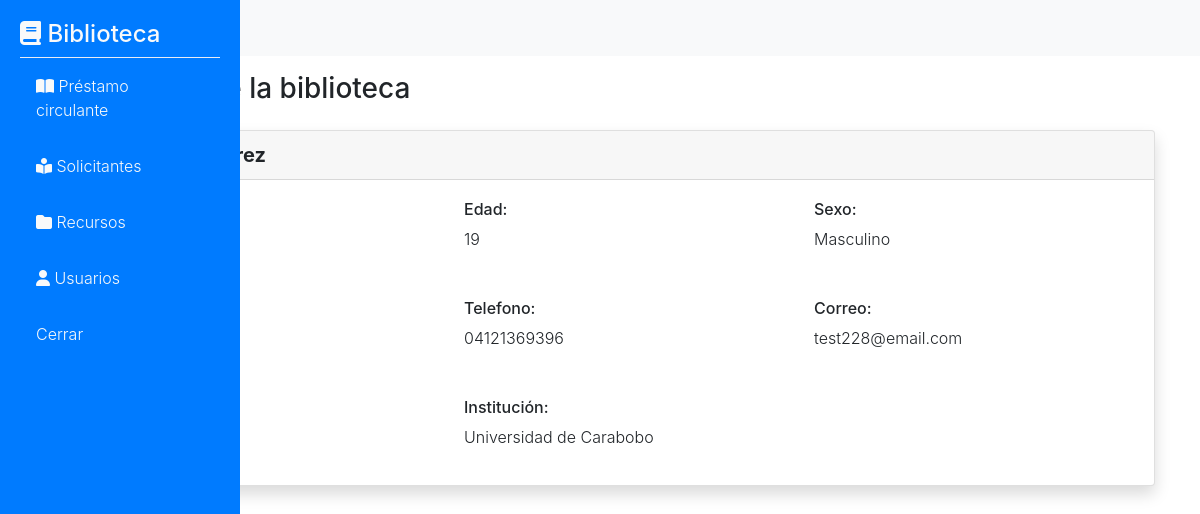
The page /src/index.php?controller=solicitante&action=viewbyid&id=9 (signed in) on the database its author committed.
### tables this page shows
CREATE TABLE `solicitantes` (
  `id_sol` int(11) NOT NULL,
  `nom_sol` varchar(255) NOT NULL,
  `ape_sol` varchar(255) NOT NULL,
  `ced_sol` int(11) NOT NULL,
  `edad_sol` int(11) NOT NULL,
  `tlf_sol` varchar(11) NOT NULL,
  `dir_sol` varchar(255) NOT NULL,
  `corr_sol` varchar(255) NOT NULL,
  `sex_sol` varchar(255) NOT NULL,
  `ocup_sol` int(11) NOT NULL,
  `inst_sol` int(11) DEFAULT NULL
);

CREATE TABLE `instituciones` (
  `id_inst` int(11) NOT NULL,
  `nom_inst` varchar(255) NOT NULL,
  `dir_inst` varchar(255) NOT NULL,
  `tel_inst` varchar(255) NOT NULL
);

### src/core/controller_base.php (called while the page is built, shortened)
<?php
    class controllerBase {
        public function view ($view, $datos, $array=array()) {
            foreach ($datos as $id_assoc => $values) {
                $array[$id_assoc] = $values;
            }
            $response = $array;
            require_once VIEW_PATH . '/' . $view . '_view.php';
        }
    }

### src/core/db_abstract.php (called while the page is built, shortened)
<?php
    abstract class dbAbstractModel {
        private static $host, $user, $passwd;
        protected $db, $query;
        private $conn;
        public function __construct () {
            $config_database = require_once 'config/config_database.php';
            self::$host = $config_database['host'] ?? 'localhost';
            self::$user = $config_database['user'] ?? 'root';
            self::$passwd = $config_database['passwd'] ?? '';
            $this->db = $config_database['db'] ?? 'biblioteca-publica-agustin-codazzi';
        }
        protected function open_connection_db () {
            $this->conn = new mysqli(self::$host, self::$user, self::$passwd, $this->db);
        }
        public function get_result_from_query () {
            if (!$result = $this->conn->query($this->query)) echo $this->conn->error;
        }
    }

### src/config/config_database.php (called while the page is built)
<?php
    return array(
        'host' => 'localhost',
        'user' => 'root',
        'passwd' => '',
        'db' => 'biblioteca-publica-agustin-codazzi'
    );

### src/models/solicitante_model.php (called while the page is built, shortened)
<?php
    require_once 'core/db_abstract.php';
    class solicitanteModel extends dbAbstractModel {
        public function getById () {
            $this->query = 'SELECT s.id_sol AS idSol, s.nom_sol AS nomSol, s.ape_sol AS apeSol,  s.ced_sol AS cedSol, s.corr_sol AS corrSol, s.dir_sol AS dirSol, s.edad_sol AS edadSol, s.sex_sol AS sexSol, s.tlf_sol AS teleSol, o.id_ocup AS idOcup, o.nom_ocup AS nomOcup, i.id_inst AS idInst, i.nom_inst AS nomInst FROM solicitantes s INNER JOIN ocupacion o ON s.ocup_sol = o.id_ocup INNER JOIN instituciones i ON s.inst_sol = i.id_inst WHERE id_sol=' . $_GET['id'];
            $this->get_result_from_query();
            return $this->rows;
        }
    }

### src/views/solicitantesView/partialsSolicitantes/solicitanteViewById.php (the view, shortened to what this page needs)
<div class="container mt-3">
    <div class="d-sm-flex align-items-center justify-content-between mb-4">
        <h1 class="h3 mb-0 text-gray-800">Solicitantes de la biblioteca</h1>
    </div>
    <?php foreach ($result as $clave) : ?>
        <div class="card ml-5 mb-5 shadow">
            <div class="card-header">
                <h5 class="m-0 font-weight-bold"><?php echo $clave['nomSol'] ?> <?php echo $clave['apeSol'] ?></h5>
            </div>
            <div class="card-body">
                <div class="row mb-5">
                    <div class="col">
                        <h6>Cédula: </h6>
                    </div>
                    <div class="col">
                        <h6>Edad: </h6>
                        <?php echo $clave['edadSol'] ?>
                    </div>
                    <div class="col">
                        <h6>Sexo: </h6>
                        <?php echo $clave['sexSol'] ?>
                    </div>
                </div>
                <div class="row mb-5">
                    <div class="col">
                        <h6>Dirección: </h6>
                    </div>
                    <div class="col">
                        <h6>Telefono: </h6>
                        <?php echo $clave['teleSol'] ?>
                    </div>
                    <div class="col">
                        <h6>Correo:</h6>
                        <?php echo $clave['corrSol'] ?>
                    </div>
                </div>
                <div class="row mb-3">
                    <div class="col">
                        <h6>Ocupación:</h6>
                    </div>
                    <div class="col">
                        <h6>Institución:</h6>
                        <?php echo $clave['nomInst'] ?>
                    </div>
                    <div class="col">
                    </div>
                </div>
            <?php endforeach ?>
            </div>

### src/assets/css/style.css (style rules this page uses)
body { overflow: visible; font-weight: 300; }

### rows shown on the page
solicitantes: edad_sol "19", sex_sol "Masculino", tlf_sol "04121369396", corr_sol "test228@email.com", inst_sol.nom_inst "Universidad de Carabobo"
